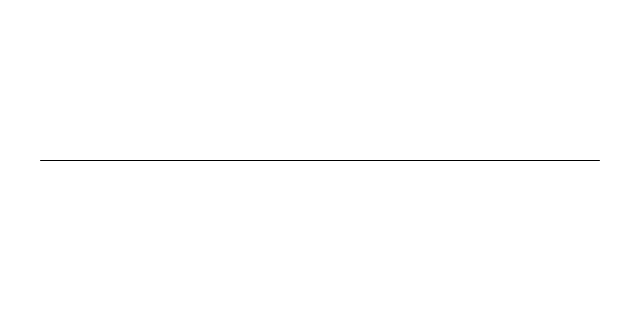
Frame 1 (no input)
Frame 60 (the mouse pressed at the canvas centre just before this capture): identical to frame 1, image omitted
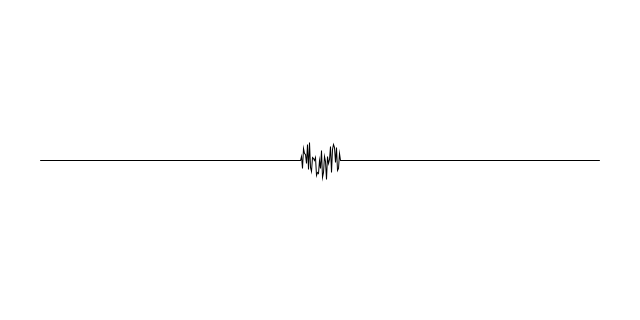
Frame 120 (the mouse held since frame 60 and released just before this capture)

The Processing sketch that drew these frames (run headless with seeded random() and noise(); from frame 60 on, the mouse is pressed at the canvas centre):

// Processing sketch: processing_128460
// ── processing_128460.pde

Skin [] cell = new Skin [560];
Mouse mouse;
int amount = 2;


void setup() {
  size(640, 320);
  for (int x = 40; x < 600; x++) {
    cell[x-40] = new Skin(x, height/2);
  }
  mouse = new Mouse();
}
void draw() {
  background(255);
  beginShape();
  for (Skin i : cell) {
    if (i.intersect(mouse)) {
      i.move(i);
    }
    vertex(i.x, i.y);
    stroke(0);
    noFill();
  }
  endShape();
  mouse.update(mouseX, mouseY);
}

void mousePressed() {
  for (Skin i : cell) {
    i.y = height/2;
  }
}


class Mouse {
  float x, y;
  float r = 20;
  Mouse () {
  }

  void update(float mx, float my) {
    x = mx;
    y = my;
  }
}

class Skin {
  float x, y;
  Skin(float x, float y) {
    this.x = x;
    this.y = y;
  }
  
  


  boolean intersect(Mouse m) {
    float d = dist(x, y, m.x, m.y);
    if (d < m.r) {
      return true;
    }
    else {
      return false;
    }
  }

  void move(Skin c) {
    c.y-=random(-amount, amount);
  }
}
